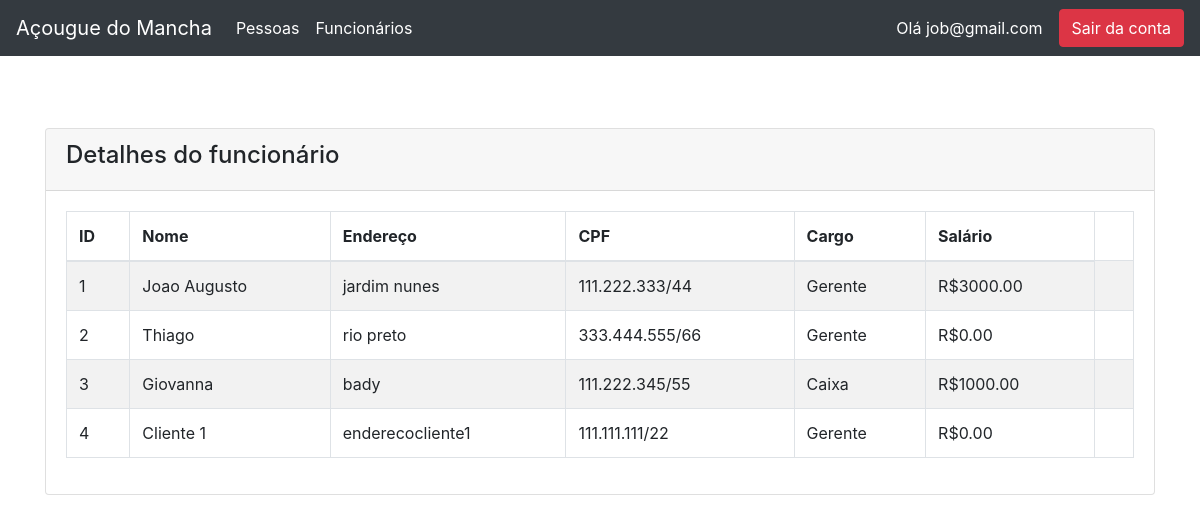
Page /worker.php (signed in) on the committed database.
### tables this page shows
CREATE TABLE `tbfuncionarios` (
  `id` int(11) NOT NULL,
  `idPessoa` int(11) NOT NULL,
  `idCargo` int(11) NOT NULL,
  `salario` decimal(10,2) NOT NULL
);

CREATE TABLE `tbpessoas` (
  `id` int(11) NOT NULL,
  `nome` varchar(100) NOT NULL,
  `email` varchar(100) NOT NULL,
  `endereco` varchar(300) NOT NULL,
  `cpf` varchar(14) NOT NULL
);

CREATE TABLE `tbcargos` (
  `id` int(11) NOT NULL,
  `descricao` varchar(50) NOT NULL
);

### worker.php (the view, shortened to what this page needs)
<?php
    require 'connection.php';
    require_once("topo.php");
?>
<!doctype html>
<html lang="pt-BR">
  <head>
    <link rel="stylesheet" href="https://cdn.jsdelivr.net/npm/bootstrap@4.1.3/dist/css/bootstrap.min.css">
</head>
<body>
    <div class="container mt-4">
        <div class="row">
            <div class="col-md-12">
                <div class="card">
                    <div class="card-header">
                        <h4>Detalhes do funcionário
                        </h4>
                    </div>
                    <div class="card-body">
                        <table class="table table-bordered table-striped">
                            <thead>
                                <tr>
                                    <th>ID</th>
                                    <th>Nome</th>
                                    <th>Endereço</th>
                                    <th>CPF</th>
                                    <th>Cargo</th>
                                    <th>Salário</th>
                                </tr>
                            </thead>
                            <tbody>
                                <?php
                                    $query = "SELECT f.id idFuncionario, f.idPessoa, f.idCargo, f.salario, p.id idPessoa1 , p.endereco , p.nome, p.cpf, c.id idCargo1, c.descricao FROM tbfuncionarios f, tbpessoas p, tbcargos c WHERE f.idPessoa = p.id AND f.idCargo = c.id ORDER BY f.id ASC";
                                    $query_run = mysqli_query($con, $query);
                                    if(mysqli_num_rows($query_run) > 0)
                                    {
                                        foreach($query_run as $tbfuncionarios)
                                        {
                                            ?>
                                            <tr>
                                                <td><?= $tbfuncionarios['idFuncionario']; ?></td>
                                                <td><?= $tbfuncionarios['nome']; ?></td>
                                                <td><?= $tbfuncionarios['endereco']; ?></td>
                                                <td><?= $tbfuncionarios['cpf']; ?></td>
                                                <td><?= $tbfuncionarios['descricao']; ?></td>
                                                <td>R$<?= $tbfuncionarios['salario']; ?></td>
                                                <td>
                                                </td>
                                            </tr>
                                            <?php
                                        }
                                    }
                                    else
                                    {
                                        echo "<h5> Nenhum funcionario cadastrado </h5>";
                                    }
                                ?>
                            </tbody>
                        </table>
                    </div>
                </div>
            </div>
        </div>
    </div>
</body>
</html>

### rows in the picture
tbfuncionarios: id "1", idPessoa.nome "Joao Augusto", idPessoa.endereco "jardim nunes", idPessoa.cpf "111.222.333/44", idCargo.descricao "Gerente", salario "3000.00"
tbfuncionarios: id "2", idPessoa.nome "Thiago", idPessoa.endereco "rio preto", idPessoa.cpf "333.444.555/66", idCargo.descricao "Gerente", salario "0.00"
tbfuncionarios: id "3", idPessoa.nome "Giovanna", idPessoa.endereco "bady", idPessoa.cpf "111.222.345/55", idCargo.descricao "Caixa", salario "1000.00"
tbfuncionarios: id "4", idPessoa.nome "Cliente 1", idPessoa.endereco "enderecocliente1", idPessoa.cpf "111.111.111/22", idCargo.descricao "Gerente", salario "0.00"

### other values in the picture
$_SESSION["email"] "job@gmail.com"
